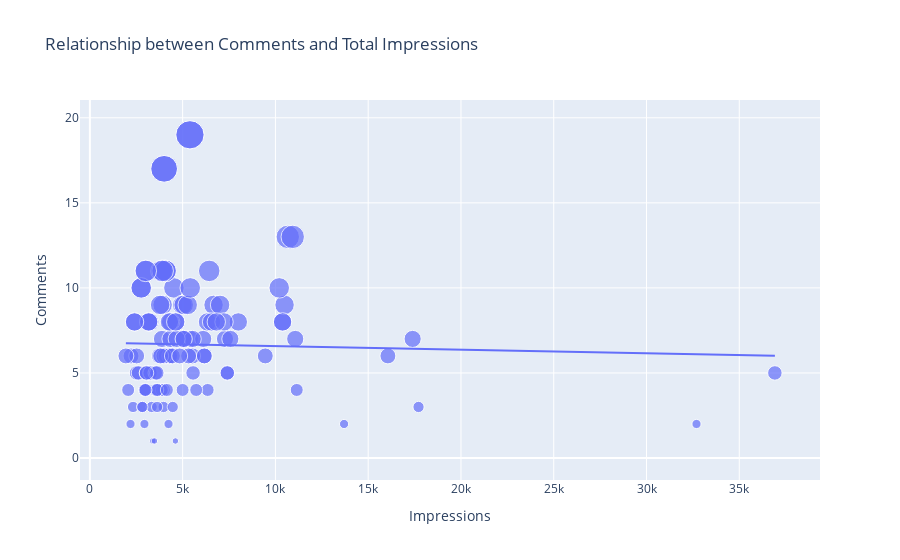

This figure's notebook cell:
### Code cell
figure=px.scatter(data_frame=data, x='Impressions', y='Comments', size='Comments',trendline='ols',title='Relationship between Comments and Total Impressions')
figure.show()
